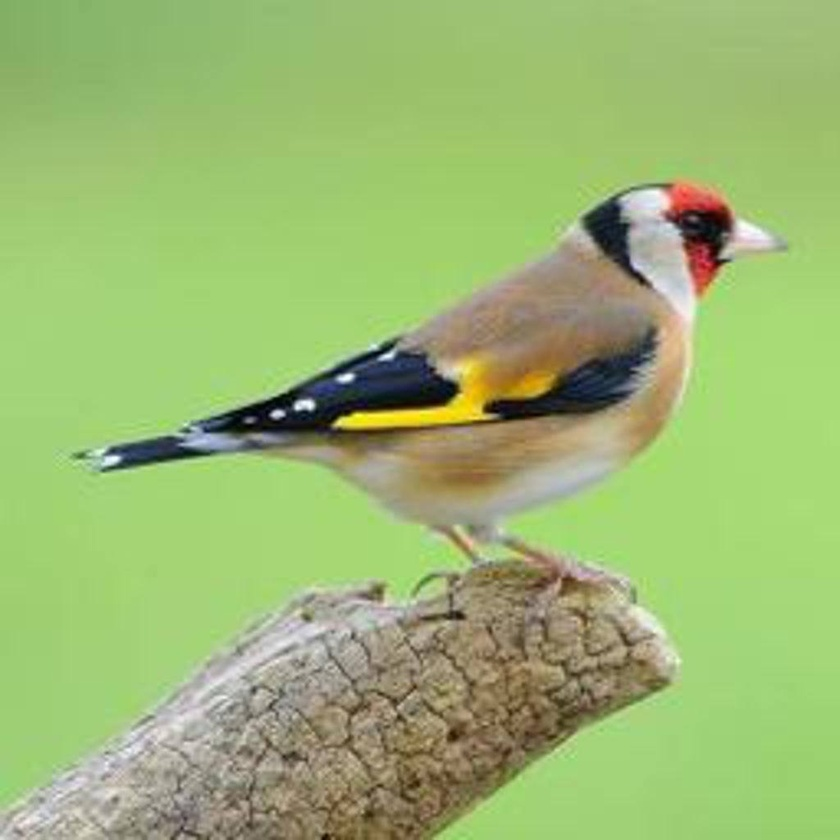
#> input picture Unit07/data/bird.jpg, 840 x 840 px, shrunk from 1024 x 1024 before the run
$ jupyter execute '7.4_Kmeans_Image segmentation_實戰.ipynb'
#> lines starting #> are read from the running program, lines starting #| are printed output that depends on the picture
[cell 1]
import numpy as np
import matplotlib.pyplot as plt
import cv2
from sklearn.cluster import KMeans
from datetime import datetime as dt
from datetime import timedelta as td
import time

## 請安裝
> pip install opencv-python

# Problem : K-Means Clustering
**K-Means Clustering** is an unsupervised learning algorithm for data grouping. In image segmen- tation, it can be applied to partition image pixels into different groups based on the associated pixel values or features. In this problem, you will learn how to segment the provided image by using K-means clustering.

[cell 2]
img = cv2.imread('./data/bird.jpg')
#> img is the input picture: shape (840, 840, 3); mean B, G, R 113.7, 183.4, 155.5
img = cv2.cvtColor(img, cv2.COLOR_BGR2RGB)

h, w, c = img.shape
#> h = 840; w = 840; c = 3
Z = img.reshape((-1, 3))

## 1-1. cluster with only RGB values

[cell 3]
def km_clust(array, n_clusters):
    # Define the k-means clustering problem
    k_m = KMeans(n_clusters = n_clusters)
    # Solve the k-means clustering problem
    k_m.fit(array)
    # Get the coordinates of the clusters centres
    center = k_m.cluster_centers_
    # Get the label of each point
    label = k_m.labels_
    return(label, center)

[cell 4]
#h, w, c = img.shape
#Z = img.reshape((-1, 3))
#----place to upper area----
Ks=[2,4,8,16,32]
plt.figure(figsize=(16,12))

total_start_time = dt.now()
for i,K in enumerate(Ks):
    #-----------------------------------------------------------------------------
    local_start_time = dt.now()
    #-----------------------------------------------------------------------------
    labels, center = km_clust(Z, K)
    #print(center)
    center = np.uint8(center[:,:3])
    #print(center)
    new_img = center[labels.flatten()]
    new_img = new_img.reshape(img.shape)
    #-----------------------------------------------------------------------------
    time_consumption = dt.now() - local_start_time
    print(f' {i+1} photo finish, it takes {time_consumption.seconds} seconds ')
    #-----------------------------------------------------------------------------
    plt.subplot(1, len(Ks), i+1)
    plt.title(f"K = {K}")
    plt.imshow(new_img)
#> this loop made 5 passes
#> center on pass 1: [[163, 197, 120], [107, 95, 71]]
#> pass 1, `new_img = new_img.reshape(img.shape)`:
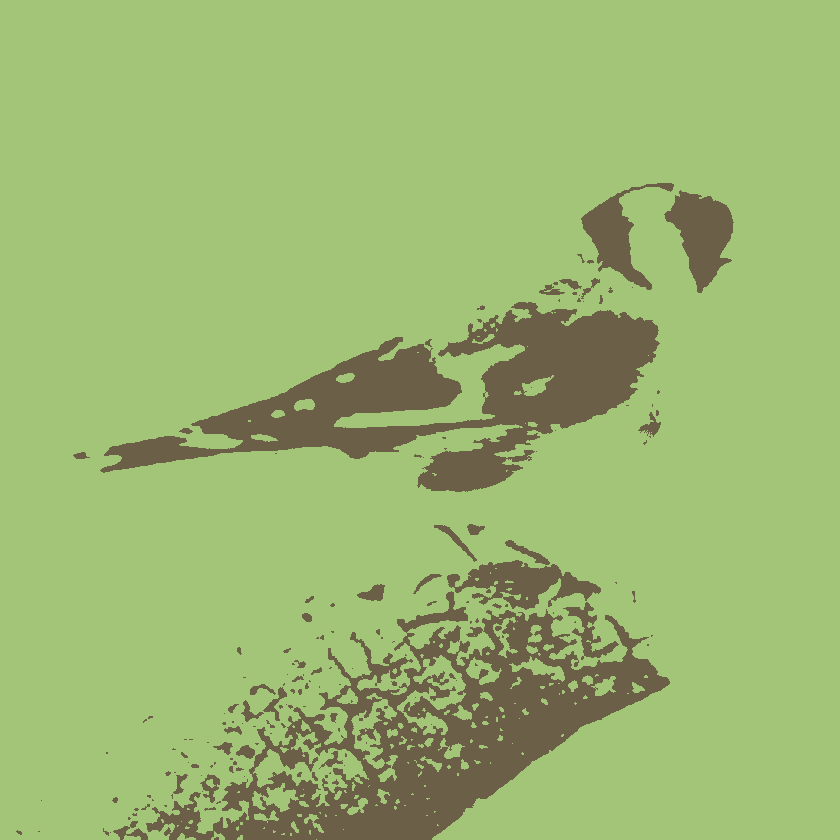
#> new_img: shape (840, 840, 3); mean R, G, B 155.2, 182.7, 113.1
#> pass 2, `new_img = new_img.reshape(img.shape)`:
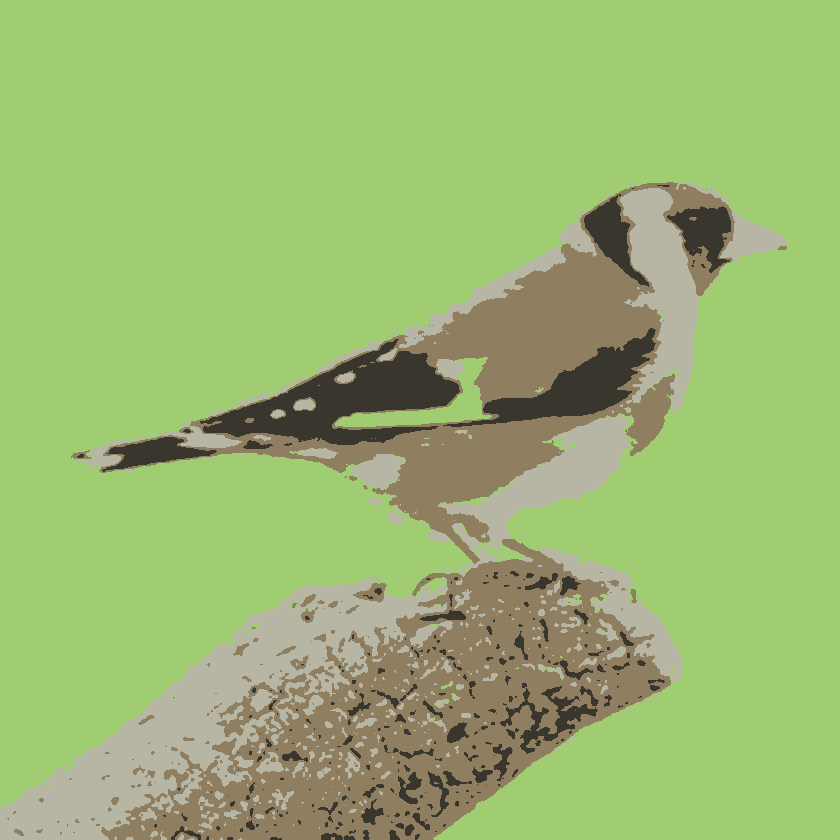
#> new_img: shape (840, 840, 3); mean R, G, B 154.8, 182.7, 113
#> pass 3, `new_img = new_img.reshape(img.shape)`:
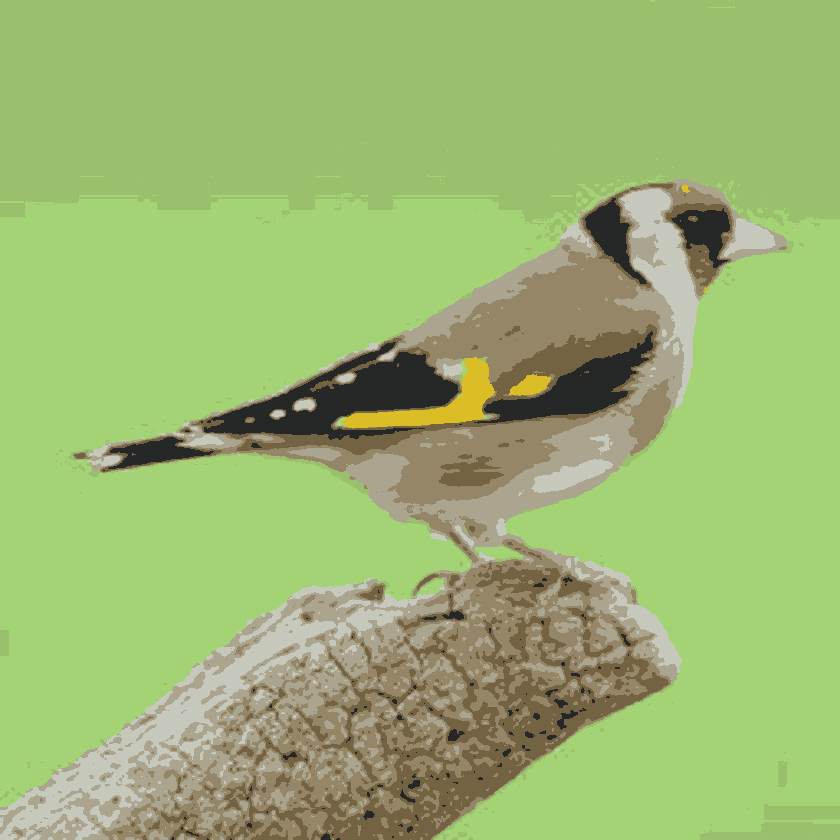
#> new_img: shape (840, 840, 3); mean R, G, B 155, 182.7, 113

print(f' All photos has finished, it takes {(dt.now()-total_start_time).seconds} seconds ')
plt.show()
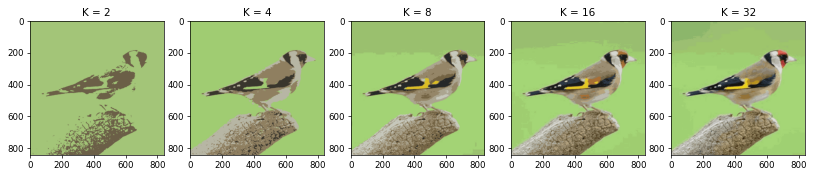
#> figure drawn by matplotlib, 5 panels

## 1-2. cluster with RGB values and the location

[cell 5]
h, w, c = img.shape

#Added location feature
Z = np.zeros((h, w, c+2))
for h in range(len(img)):
    for w in range(len(img[h])):
        Z[h][w] = np.append(img[h][w], [[h], [w]])
Z = Z.reshape(-1, 5)

Ks = [2,4,6,8,16,32]
plt.figure(figsize=(16,12))

total_start_time = dt.now()

for i, K in enumerate(Ks):
    #-----------------------------------------------------------------------------
    local_start_time = dt.now()
    #-----------------------------------------------------------------------------

    label, center = km_clust(Z, K)

    # Now convert back into uint8, and make original image
    center = np.uint8(center[:, :3])
    res = center[label.flatten()]
    res = res.reshape((img.shape))

    #-----------------------------------------------------------------------------
    time_consumption = dt.now() - local_start_time
    print(f' {i+1} photo finish, it takes {time_consumption.seconds} seconds ')
    #-----------------------------------------------------------------------------

    plt.subplot(1, len(Ks), i+1)
    plt.axis('off')
    plt.title("K = {}".format(K))
    plt.imshow(res)
#> this loop made 6 passes
#> center on pass 1: [[156, 180, 110], [154, 186, 117]]
#> pass 1, `res = res.reshape((img.shape))`:
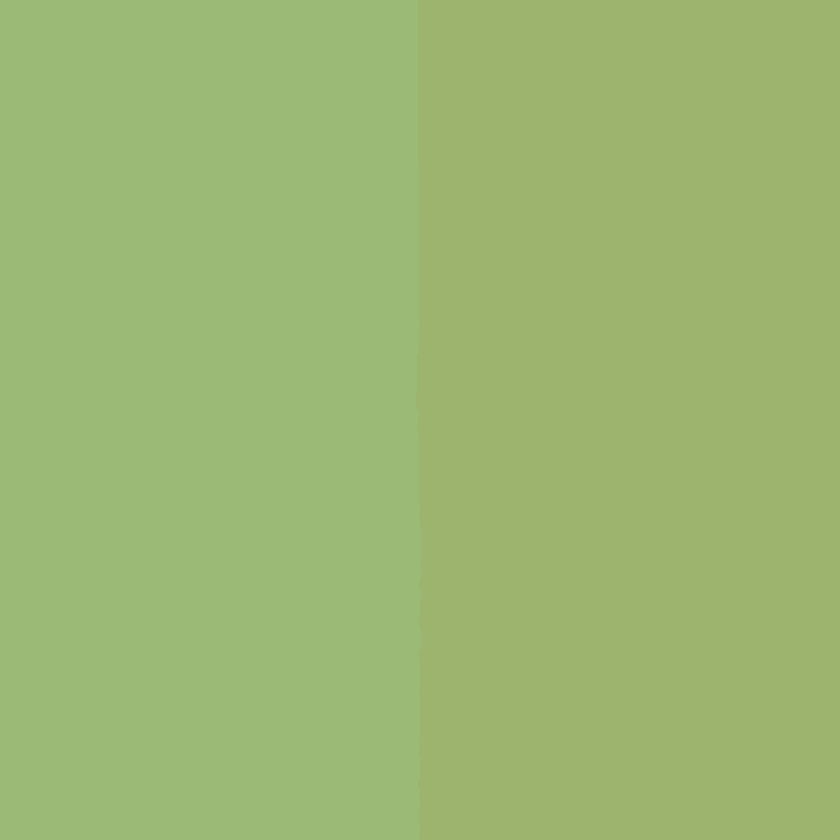
#> res: shape (840, 840, 3); mean R, G, B 155, 183, 113.5

print(f' All photos has finished, it takes {(dt.now()-total_start_time).seconds} seconds ')
plt.show()
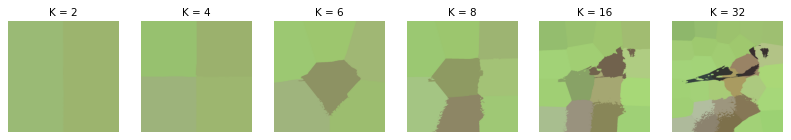
#> figure drawn by matplotlib, 6 panels

## 1-3. explain the differences between the two methods under the same K.

[cell 6]
h, w, c = img.shape
#Added location feature
Z = np.zeros((h, w, c+2))

location_max_range = img.shape[0]
#> location_max_range = 840
color_max_range = 256 #RGB
color_to_location_scaler = location_max_range / color_max_range # = 1024/256
#> color_to_location_scaler = 3.28

for h in range(len(img)):
    for w in range(len(img[h])):
        Z[h][w] = np.append(img[h][w], [[h/color_to_location_scaler], [w/color_to_location_scaler]])


Z = Z.reshape(-1, 5)

#Ks = [2]
Ks = [2,4,6,8,16,32]
plt.figure(figsize=(16,12))

total_start_time = dt.now()

for i, K in enumerate(Ks):
    #-----------------------------------------------------------------------------
    local_start_time = dt.now()
    #-----------------------------------------------------------------------------
    label, center = km_clust(Z, K)

    # Now convert back into uint8, and make original image
    center = np.uint8(center[:, :3])
    res = center[label.flatten()]
    res = res.reshape((img.shape))

    #-----------------------------------------------------------------------------
    time_consumption = dt.now() - local_start_time
    print(f' {i+1} photo finish, it takes {time_consumption.seconds} seconds ')
    #-----------------------------------------------------------------------------

    plt.subplot(1, len(Ks), i+1)
    plt.axis('off')
    plt.title("K = {}".format(K))
    plt.imshow(res)
#> this loop made 6 passes
#> center on pass 1: [[157, 193, 119], [153, 174, 108]]
#> pass 2, `res = res.reshape((img.shape))`:
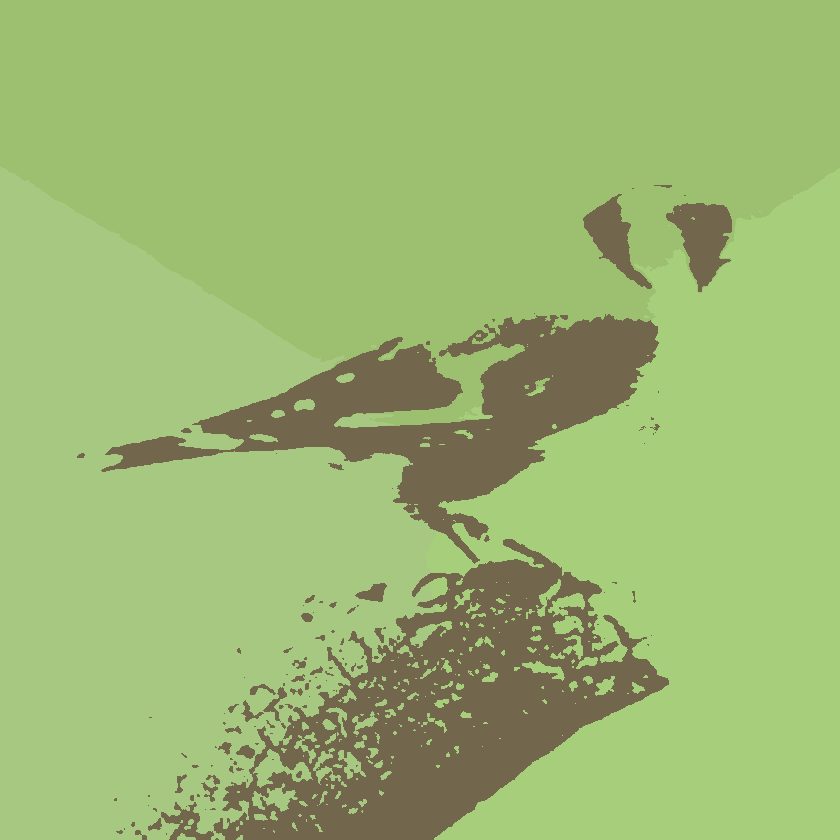
#> res: shape (840, 840, 3); mean R, G, B 155, 183.2, 113.5
#> pass 3, `res = res.reshape((img.shape))`:
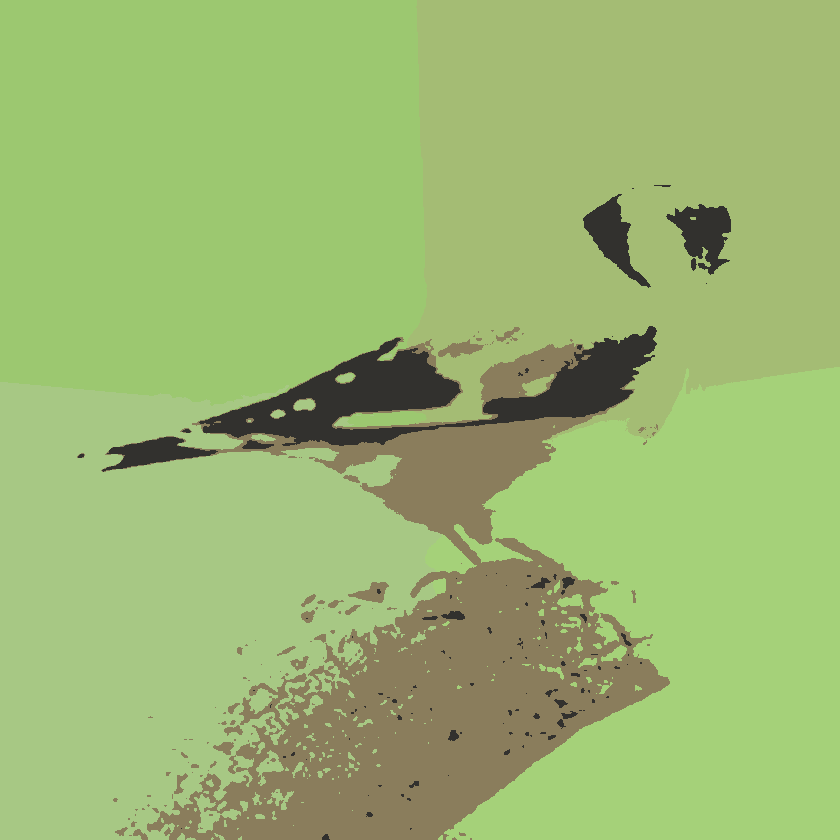
#> res: shape (840, 840, 3); mean R, G, B 154.9, 183, 113.2

print(f' All photos has finished, it takes {(dt.now()-total_start_time).seconds} seconds ')
plt.show()
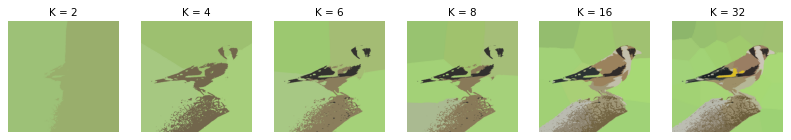
#> figure drawn by matplotlib, 6 panels
